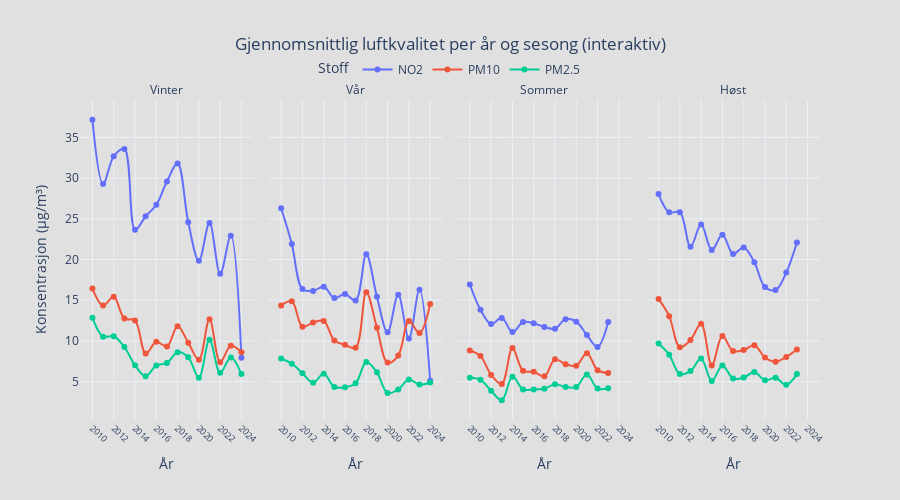

Source (notebook cell):
### Markdown cell above
#### **Figur 7: Årlig Utvikling i Luftkvalitet per Sesong (Interaktiv)**

Denne figuren viser en interaktiv tidsserie av gjennomsnittlig luftkvaliteten fra 2010 til 2024, delt opp i fire paneler – ett for hver sesong. Den viser gjennomsnittlig nivå av NO₂, PM10 og PM2.5 hvert år. Dette gir en detaljert oversikt over hvordan luftforurensningen har utviklet seg år for år, sesong for sesong.

**Figurens formål:**
* Følge utviklingen av de tre forurensningskomponentene over tid.
* Sammenligne trendene i de ulike sesongene.
* Se hvordan nivåene av NO₂, PM10 og PM2.5 henger sammen innen hver sesong over årene.


- **Lesbarhet:** Brukeren kan enkelt navigere og hente ut detaljer fra ulike perioder.
- **Estetikk:** Interaktiv layout og fargebruk gir oversikt og dybde.
- **Formidling:** Fremhever tydelige sesongvariasjoner og gir god støtte til analysen av typiske og ekstreme verdier.

### Code cell
from data_visualizations.nilu_visualization.nilu_interactive_visualization import plot_seasonal_air_quality
plot_seasonal_air_quality("../data/clean/cleaned_data_nilu.json")

### Figure 1 — Plotly figure (JSON) as saved in the notebook; plotly's stock layout.template omitted (floating-point values rounded to 4 significant figures)
{"data": [{"hovertemplate": "Pollutant=NO2<br>season=Vinter<br>År=%{x}<br>Konsentrasjon (µg/m³)=%{y}<extra></extra>", "legendgroup": "NO2", "line": {"color": "#636efa", "dash": "solid", "shape": "spline"}, "marker": {"symbol": "circle"}, "mode": "lines+markers", "name": "NO2", "orientation": "v", "showlegend": true, "type": "scatter", "x": [2010.0, 2011.0, 2012.0, 2013.0, 2014.0, 2015.0, 2016.0, 2017.0, 2018.0, 2019.0, 2020.0, 2021.0, 2022.0, 2023.0, 2024.0], "xaxis": "x", "y": [37.16, 29.28, 32.68, 33.57, 23.65, 25.31, 26.72, 29.59, 31.79, 24.58, 19.83, 24.47, 18.24, 22.91, 7.938], "yaxis": "y"}, {"hovertemplate": "Pollutant=PM10<br>season=Vinter<br>År=%{x}<br>Konsentrasjon (µg/m³)=%{y}<extra></extra>", "legendgroup": "PM10", "line": {"color": "#EF553B", "dash": "solid", "shape": "spline"}, "marker": {"symbol": "circle"}, "mode": "lines+markers", "name": "PM10", "orientation": "v", "showlegend": true, "type": "scatter", "x": [2010.0, 2011.0, 2012.0, 2013.0, 2014.0, 2015.0, 2016.0, 2017.0, 2018.0, 2019.0, 2020.0, 2021.0, 2022.0, 2023.0, 2024.0], "xaxis": "x", "y": [16.43, 14.34, 15.42, 12.75, 12.52, 8.448, 9.888, 9.328, 11.81, 9.789, 7.681, 12.68, 7.396, 9.4, 8.619], "yaxis": "y"}, {"hovertemplate": "Pollutant=PM2.5<br>season=Vinter<br>År=%{x}<br>Konsentrasjon (µg/m³)=%{y}<extra></extra>", "legendgroup": "PM2.5", "line": {"color": "#00cc96", "dash": "solid", "shape": "spline"}, "marker": {"symbol": "circle"}, "mode": "lines+markers", "name": "PM2.5", "orientation": "v", "showlegend": true, "type": "scatter", "x": [2010.0, 2011.0, 2012.0, 2013.0, 2014.0, 2015.0, 2016.0, 2017.0, 2018.0, 2019.0, 2020.0, 2021.0, 2022.0, 2023.0, 2024.0], "xaxis": "x", "y": [12.83, 10.52, 10.57, 9.254, 7.003, 5.66, 6.991, 7.288, 8.616, 7.982, 5.476, 10.15, 6.09, 7.978, 5.925], "yaxis": "y"}, {"hovertemplate": "Pollutant=NO2<br>season=Vår<br>År=%{x}<br>Konsentrasjon (µg/m³)=%{y}<extra></extra>", "legendgroup": "NO2", "line": {"color": "#636efa", "dash": "solid", "shape": "spline"}, "marker": {"symbol": "circle"}, "mode": "lines+markers", "name": "NO2", "orientation": "v", "showlegend": false, "type": "scatter", "x": [2010.0, 2011.0, 2012.0, 2013.0, 2014.0, 2015.0, 2016.0, 2017.0, 2018.0, 2019.0, 2020.0, 2021.0, 2022.0, 2023.0, 2024.0], "xaxis": "x2", "y": [26.28, 21.91, 16.38, 16.15, 16.65, 15.26, 15.76, 14.95, 20.66, 15.41, 11.07, 15.67, 10.3, 16.28, 5.11], "yaxis": "y2"}, {"hovertemplate": "Pollutant=PM10<br>season=Vår<br>År=%{x}<br>Konsentrasjon (µg/m³)=%{y}<extra></extra>", "legendgroup": "PM10", "line": {"color": "#EF553B", "dash": "solid", "shape": "spline"}, "marker": {"symbol": "circle"}, "mode": "lines+markers", "name": "PM10", "orientation": "v", "showlegend": false, "type": "scatter", "x": [2010.0, 2011.0, 2012.0, 2013.0, 2014.0, 2015.0, 2016.0, 2017.0, 2018.0, 2019.0, 2020.0, 2021.0, 2022.0, 2023.0, 2024.0], "xaxis": "x2", "y": [14.35, 14.88, 11.74, 12.26, 12.45, 10.05, 9.528, 9.157, 15.99, 11.62, 7.34, 8.202, 12.45, 10.96, 14.54], "yaxis": "y2"}, {"hovertemplate": "Pollutant=PM2.5<br>season=Vår<br>År=%{x}<br>Konsentrasjon (µg/m³)=%{y}<extra></extra>", "legendgroup": "PM2.5", "line": {"color": "#00cc96", "dash": "solid", "shape": "spline"}, "marker": {"symbol": "circle"}, "mode": "lines+markers", "name": "PM2.5", "orientation": "v", "showlegend": false, "type": "scatter", "x": [2010.0, 2011.0, 2012.0, 2013.0, 2014.0, 2015.0, 2016.0, 2017.0, 2018.0, 2019.0, 2020.0, 2021.0, 2022.0, 2023.0, 2024.0], "xaxis": "x2", "y": [7.849, 7.205, 6.042, 4.863, 5.957, 4.341, 4.311, 4.793, 7.418, 6.14, 3.611, 4.047, 5.257, 4.651, 4.905], "yaxis": "y2"}, {"hovertemplate": "Pollutant=NO2<br>season=Sommer<br>År=%{x}<br>Konsentrasjon (µg/m³)=%{y}<extra></extra>", "legendgroup": "NO2", "line": {"color": "#636efa", "dash": "solid", "shape": "spline"}, "marker": {"symbol": "circle"}, "mode": "lines+markers", "name": "NO2", "orientation": "v", "showlegend": false, "type": "scatter", "x": [2010.0, 2011.0, 2012.0, 2013.0, 2014.0, 2015.0, 2016.0, 2017.0, 2018.0, 2019.0, 2020.0, 2021.0, 2022.0, 2023.0], "xaxis": "x3", "y": [16.93, 13.83, 12.07, 12.83, 11.08, 12.32, 12.17, 11.71, 11.51, 12.68, 12.36, 10.72, 9.263, 12.32], "yaxis": "y3"}, {"hovertemplate": "Pollutant=PM10<br>season=Sommer<br>År=%{x}<br>Konsentrasjon (µg/m³)=%{y}<extra></extra>", "legendgroup": "PM10", "line": {"color": "#EF553B", "dash": "solid", "shape": "spline"}, "marker": {"symbol": "circle"}, "mode": "lines+markers", "name": "PM10", "orientation": "v", "showlegend": false, "type": "scatter", "x": [2010.0, 2011.0, 2012.0, 2013.0, 2014.0, 2015.0, 2016.0, 2017.0, 2018.0, 2019.0, 2020.0, 2021.0, 2022.0, 2023.0], "xaxis": "x3", "y": [8.82, 8.136, 5.829, 4.713, 9.14, 6.339, 6.212, 5.653, 7.748, 7.139, 6.956, 8.49, 6.414, 6.052], "yaxis": "y3"}, {"hovertemplate": "Pollutant=PM2.5<br>season=Sommer<br>År=%{x}<br>Konsentrasjon (µg/m³)=%{y}<extra></extra>", "legendgroup": "PM2.5", "line": {"color": "#00cc96", "dash": "solid", "shape": "spline"}, "marker": {"symbol": "circle"}, "mode": "lines+markers", "name": "PM2.5", "orientation": "v", "showlegend": false, "type": "scatter", "x": [2010.0, 2011.0, 2012.0, 2013.0, 2014.0, 2015.0, 2016.0, 2017.0, 2018.0, 2019.0, 2020.0, 2021.0, 2022.0, 2023.0], "xaxis": "x3", "y": [5.478, 5.226, 3.877, 2.716, 5.617, 4.051, 4.049, 4.137, 4.69, 4.344, 4.356, 5.891, 4.161, 4.186], "yaxis": "y3"}, {"hovertemplate": "Pollutant=NO2<br>season=Høst<br>År=%{x}<br>Konsentrasjon (µg/m³)=%{y}<extra></extra>", "legendgroup": "NO2", "line": {"color": "#636efa", "dash": "solid", "shape": "spline"}, "marker": {"symbol": "circle"}, "mode": "lines+markers", "name": "NO2", "orientation": "v", "showlegend": false, "type": "scatter", "x": [2010.0, 2011.0, 2012.0, 2013.0, 2014.0, 2015.0, 2016.0, 2017.0, 2018.0, 2019.0, 2020.0, 2021.0, 2022.0, 2023.0], "xaxis": "x4", "y": [28.04, 25.79, 25.81, 21.55, 24.28, 21.17, 23.02, 20.68, 21.48, 19.67, 16.62, 16.25, 18.4, 22.08], "yaxis": "y4"}, {"hovertemplate": "Pollutant=PM10<br>season=Høst<br>År=%{x}<br>Konsentrasjon (µg/m³)=%{y}<extra></extra>", "legendgroup": "PM10", "line": {"color": "#EF553B", "dash": "solid", "shape": "spline"}, "marker": {"symbol": "circle"}, "mode": "lines+markers", "name": "PM10", "orientation": "v", "showlegend": false, "type": "scatter", "x": [2010.0, 2011.0, 2012.0, 2013.0, 2014.0, 2015.0, 2016.0, 2017.0, 2018.0, 2019.0, 2020.0, 2021.0, 2022.0, 2023.0], "xaxis": "x4", "y": [15.16, 13.04, 9.228, 10.12, 12.11, 6.995, 10.6, 8.752, 8.874, 9.465, 7.968, 7.446, 8.041, 8.954], "yaxis": "y4"}, {"hovertemplate": "Pollutant=PM2.5<br>season=Høst<br>År=%{x}<br>Konsentrasjon (µg/m³)=%{y}<extra></extra>", "legendgroup": "PM2.5", "line": {"color": "#00cc96", "dash": "solid", "shape": "spline"}, "marker": {"symbol": "circle"}, "mode": "lines+markers", "name": "PM2.5", "orientation": "v", "showlegend": false, "type": "scatter", "x": [2010.0, 2011.0, 2012.0, 2013.0, 2014.0, 2015.0, 2016.0, 2017.0, 2018.0, 2019.0, 2020.0, 2021.0, 2022.0, 2023.0], "xaxis": "x4", "y": [9.675, 8.299, 5.95, 6.297, 7.828, 5.092, 6.992, 5.392, 5.507, 6.175, 5.164, 5.476, 4.605, 5.926], "yaxis": "y4"}], "layout": {"annotations": [{"font": {}, "showarrow": false, "text": "Vinter", "x": 0.1175, "xanchor": "center", "xref": "paper", "y": 1, "yanchor": "bottom", "yref": "paper"}, {"font": {}, "showarrow": false, "text": "Vår", "x": 0.3725, "xanchor": "center", "xref": "paper", "y": 1, "yanchor": "bottom", "yref": "paper"}, {"font": {}, "showarrow": false, "text": "Sommer", "x": 0.6275, "xanchor": "center", "xref": "paper", "y": 1, "yanchor": "bottom", "yref": "paper"}, {"font": {}, "showarrow": false, "text": "Høst", "x": 0.8825, "xanchor": "center", "xref": "paper", "y": 1, "yanchor": "bottom", "yref": "paper"}], "height": 500, "hovermode": "x unified", "legend": {"orientation": "h", "title": {"text": "Stoff"}, "tracegroupgap": 0, "x": 0.5, "xanchor": "center", "y": 1.05, "yanchor": "bottom"}, "paper_bgcolor": "#e0e0e0", "plot_bgcolor": "#e0e0e0", "title": {"text": "Gjennomsnittlig luftkvalitet per år og sesong (interaktiv)", "x": 0.5}, "xaxis": {"anchor": "y", "domain": [0, 0.235], "tickangle": 45, "tickfont": {"size": 9}, "tickmode": "array", "tickvals": [2010, 2012, 2014, 2016, 2018, 2020, 2022, 2024], "title": {"text": "År"}}, "xaxis2": {"anchor": "y2", "domain": [0.255, 0.49], "matches": "x", "tickangle": 45, "tickfont": {"size": 9}, "tickmode": "array", "tickvals": [2010, 2012, 2014, 2016, 2018, 2020, 2022, 2024], "title": {"text": "År"}}, "xaxis3": {"anchor": "y3", "domain": [0.51, 0.745], "matches": "x", "tickangle": 45, "tickfont": {"size": 9}, "tickmode": "array", "tickvals": [2010, 2012, 2014, 2016, 2018, 2020, 2022, 2024], "title": {"text": "År"}}, "xaxis4": {"anchor": "y4", "domain": [0.765, 1.0], "matches": "x", "tickangle": 45, "tickfont": {"size": 9}, "tickmode": "array", "tickvals": [2010, 2012, 2014, 2016, 2018, 2020, 2022, 2024], "title": {"text": "År"}}, "yaxis": {"anchor": "x", "domain": [0, 1], "title": {"text": "Konsentrasjon (µg/m³)"}}, "yaxis2": {"anchor": "x2", "domain": [0, 1], "matches": "y", "showticklabels": false}, "yaxis3": {"anchor": "x3", "domain": [0, 1], "matches": "y", "showticklabels": false}, "yaxis4": {"anchor": "x4", "domain": [0, 1], "matches": "y", "showticklabels": false}}}
